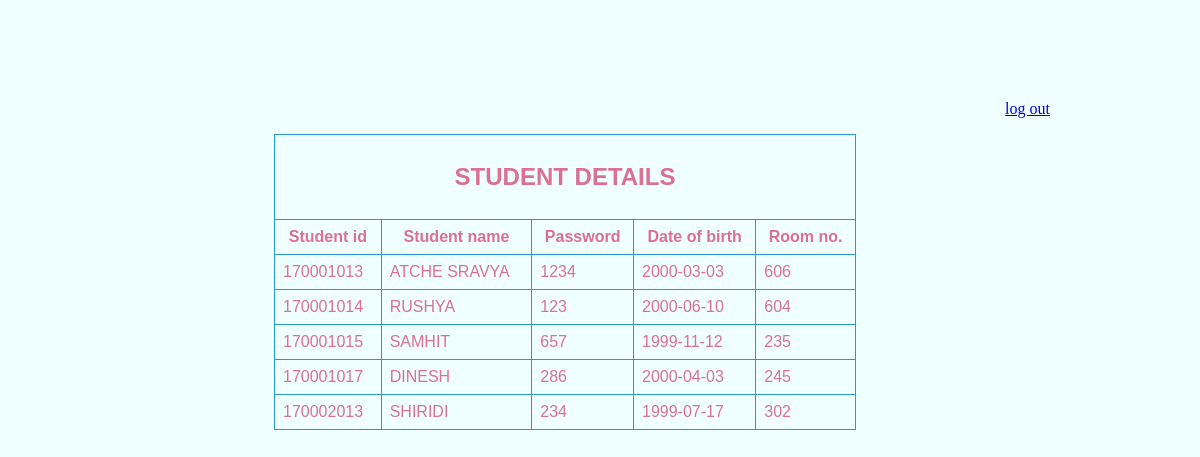
/stu_details_table.php, run on the app's committed database.
### tables this page shows
CREATE TABLE IF NOT EXISTS stu_info (
    student_id varchar(30) PRIMARY KEY,
    student_name varchar(30) NOT NULL,
    `password` varchar(30),
    date_of_birth date,
    email_id varchar(70) UNIQUE,
    room_no varchar(30)
);

### stu_details_table.php (the view, shortened to what this page needs)
<!doctype html>
<html>
<head>
</head>
<body>
	<p align="right"><a href="index.php">log out </a></p>
	<?php
	$conn = mysqli_connect('localhost', 'root', 'AIDNITRA#P98', 'mess_management');
	$query = mysqli_query($conn, "select * from stu_info ");
	?>
	<table align="center">
		<tr>
			<th colspan="7">
				<h2>STUDENT DETAILS</h2>
			</th>
		</tr>
		<tr>
			<th> Student id </th>
			<th> Student name </th>
			<th> Password </th>
			<th> Date of birth </th>
			<th> Room no. </th>
		</tr>
		<?php
		if (mysqli_num_rows($query) != 0) {
			while ($rows = mysqli_fetch_assoc($query)) {
				?>
				<tr>
					<td> <?php echo $rows['student_id']; ?></td>
					<td> <?php echo $rows['student_name']; ?></td>
					<td> <?php echo $rows['password']; ?></td>
					<td> <?php echo $rows['date_of_birth']; ?></td>
					<td> <?php echo $rows['room_no']; ?></td>
				</tr>
				<?php
			}
		}
		?>
	</table>
</body>
</html>

### stu_details_table.php (style rules this page uses)
body { margin-top: 100px; margin-bottom: 100px; margin-right: 150px; margin-left: 80px; background-color: azure; color: palevioletred; font-family: verdana; font-size: 100% }
table { font-family: arial, sans-serif; width: 60%; border-collapse: collapse; }
td, th { border: 1px solid #2899D1; text-align: centre; padding: 8px; }

### data on the page
stu_info: student_id "170001013", student_name "ATCHE SRAVYA", password "1234", date_of_birth "2000-03-03", room_no "606"
stu_info: student_id "170001014", student_name "RUSHYA", password "123", date_of_birth "2000-06-10", room_no "604"
stu_info: student_id "170001015", student_name "SAMHIT", password "657", date_of_birth "1999-11-12", room_no "235"
stu_info: student_id "170001017", student_name "DINESH", password "286", date_of_birth "2000-04-03", room_no "245"
stu_info: student_id "170002013", student_name "SHIRIDI", password "234", date_of_birth "1999-07-17", room_no "302"
